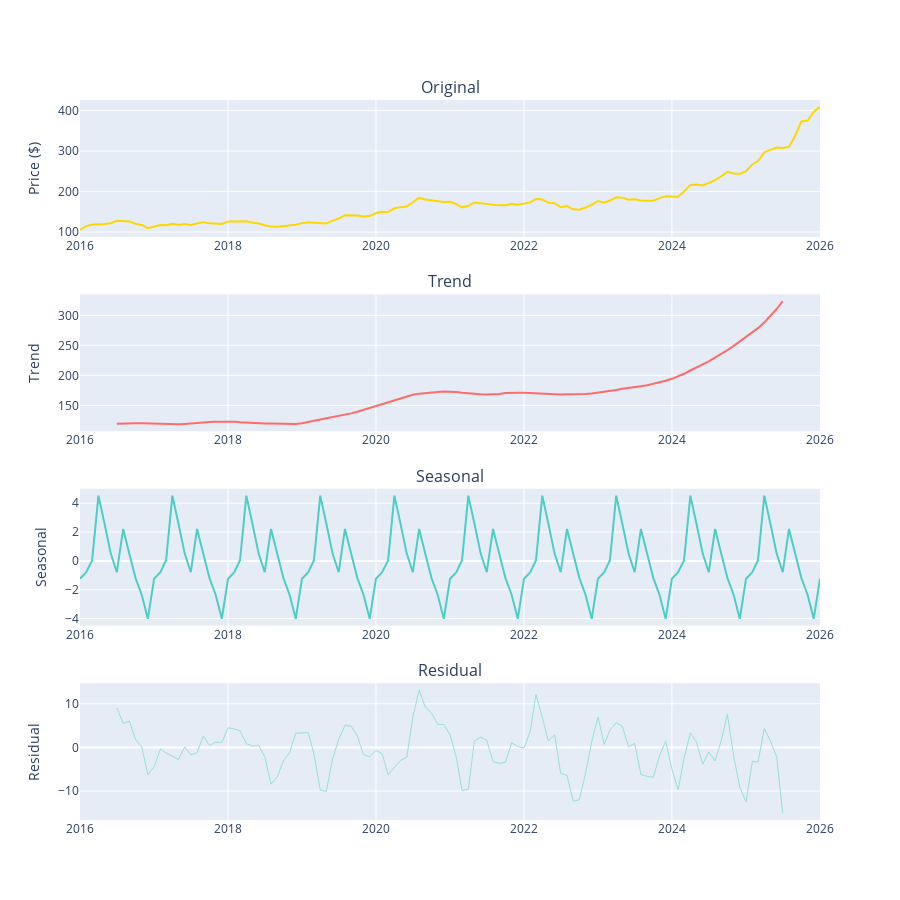

The notebook cell saved with this chart:
### Code cell
# Visualize decomposition
fig = sp.make_subplots(
    rows=4, cols=1,
    subplot_titles=('Original', 'Trend', 'Seasonal', 'Residual'),
    vertical_spacing=0.08
)

fig.add_trace(
    go.Scatter(x=df_monthly['Date'], y=df_monthly['Price'], name='Original', 
              line=dict(color='#FFD700', width=2)),
    row=1, col=1
)

fig.add_trace(
    go.Scatter(x=df_monthly['Date'], y=trend, name='Trend',
              line=dict(color='#FF6B6B', width=2)),
    row=2, col=1
)

fig.add_trace(
    go.Scatter(x=df_monthly['Date'], y=seasonal, name='Seasonal',
              line=dict(color='#4ECDC4', width=2)),
    row=3, col=1
)

fig.add_trace(
    go.Scatter(x=df_monthly['Date'], y=residual, name='Residual',
              line=dict(color='#95E1D3', width=1)),
    row=4, col=1
)

fig.update_yaxes(title_text="Price ($)", row=1, col=1)
fig.update_yaxes(title_text="Trend", row=2, col=1)
fig.update_yaxes(title_text="Seasonal", row=3, col=1)
fig.update_yaxes(title_text="Residual", row=4, col=1)
fig.update_layout(height=900, hovermode='x unified', showlegend=False)
fig.show()
